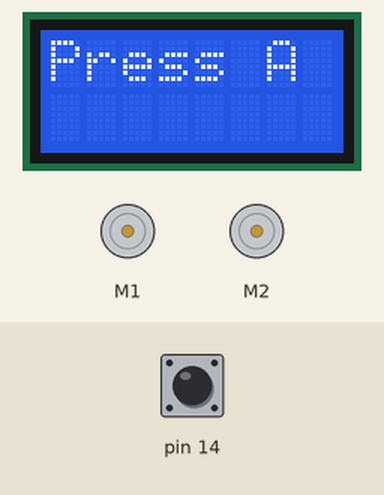
Simulated run of this sketch. Board: Arduino Leonardo, built with avr-gcc and run on an emulated ATmega32U4. Shown: 8×2 character LCD, 2 × DC motor (green arrow = forward, orange = backward, longer = faster). Inputs (shaded band) come from the test bench; at power-on: pin 14 HIGH.

Above: at 1.2 s.
1.3 s: pin 14 pulled LOW for 0.15 s
7.4 s: pin 14 pulled LOW for 1 s
Timing chart, 0 to 14.4 s (numbered marks = the images above; inputs shaded):
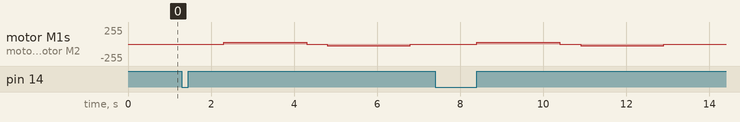

The sketch:

move_forward_move_backward.ino
```cpp
#include <Zumo32U4.h>

Zumo32U4LCD lcd;
Zumo32U4Motors motors;
Zumo32U4ButtonA buttonA;

const uint8_t motorSpeed = 300;

void setup() {
  lcd.clear();
  lcd.gotoXY(0, 0);
  lcd.print("Press A");
}

void loop() {
  bool buttonPress = buttonA.getSingleDebouncedPress();

if(buttonPress) {
  delay(1000);

  motors.setSpeeds(motorSpeed, motorSpeed);
  delay(2000);

  motors.setSpeeds(0, 0);
  delay(500);

  motors.setSpeeds(-motorSpeed, -motorSpeed);
  delay(2000);

  motors.setSpeeds(0, 0);
}

}
```

Measured:
- after the input at 1.3 s, motor M1, motor M2: stopped → forward 28/255 after 1.0 s, → stopped 2.0 s later, → backward 28/255 0.50 s later, → stopped 2.0 s later
- after the input at 7.4 s, motor M1, motor M2: stopped → forward 28/255 after 1.0 s, → stopped 2.0 s later, → backward 28/255 0.50 s later, → stopped 2.0 s later
